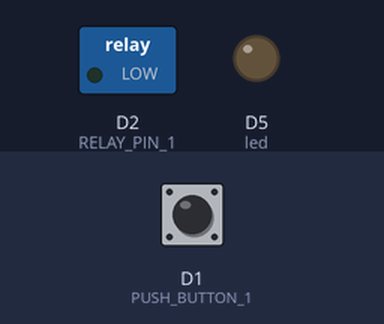
This sketch was run on a simulated ESP8266 (NodeMCU). Shown: switched loads named in the sketch (green lamp = pin HIGH), output pins drawn as LEDs (lit = HIGH). Inputs (shaded band) come from the test bench; at power-on: D1 (PUSH_BUTTON_1) HIGH. WiFi joins after 1.5 s; servers stay silent unless stated.

Above: at 3.0 s.
3.1 s: D1 (PUSH_BUTTON_1) pulled LOW for 1 s
At 3.9 s:
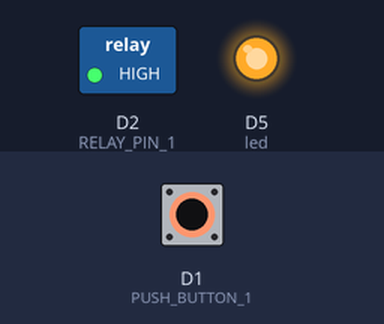
5.6 s: D1 (PUSH_BUTTON_1) pulled LOW for 3.2 s
At 7.0 s:
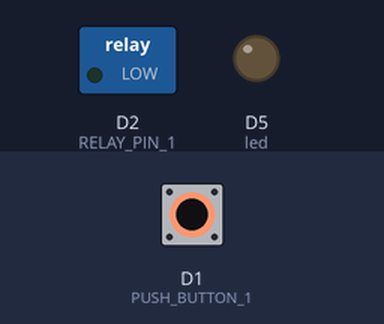
10.3 s: D1 (PUSH_BUTTON_1) pulled LOW for 0.15 s
At 11.7 s:
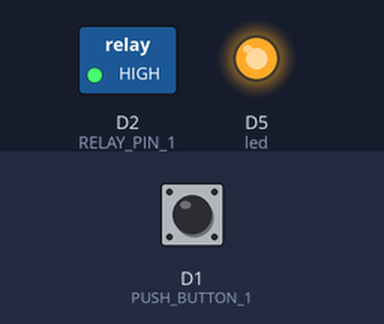
Timing chart, 0 to 13.3 s (numbered marks = the images above; inputs shaded):
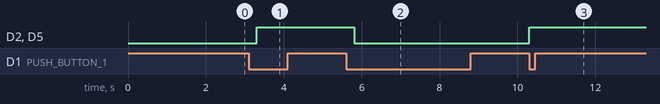

Measured:
- after the input at 3.1 s, D2 (RELAY_PIN_1), D5 (led): LOW → HIGH after 0.20 s
- after the input at 5.6 s, D2 (RELAY_PIN_1), D5 (led): HIGH → LOW after 0.20 s
- after the input at 10.3 s, D2 (RELAY_PIN_1), D5 (led): LOW → HIGH at once

The sketch:

diwali.ino
```cpp
#define BLYNK_PRINT Serial
#include <ESP8266WiFi.h>
#include <BlynkSimpleEsp8266.h>
#include <ESP8266mDNS.h>  // For OTA with ESP8266
#include <WiFiUdp.h>  // For OTA
#include <ArduinoOTA.h>  // For OTA


BlynkTimer timer;

void checkPhysicalButton();

int relay1State = LOW;
int pushButton1State = HIGH;


#define AUTH "zMASbpcK1RuSBP1vw4WCcKc7QdybLSxb"
#define WIFI_SSID "AndroidAP7D0D"                   //Enter Wifi Name
#define WIFI_PASS "qwertyuiop"                   //Enter wifi Password

#define SERVER "blynk-cloud.com "             // Comment-out if use Blynk hosted cloud service
#define PORT 8442

#define RELAY_PIN_1       D2   //D2 Relay
#define PUSH_BUTTON_1     D1   //D1 Button
#define led               D5   //D6 Green LED
#define VPIN_BUTTON_1    V12

#define OTA_HOSTNAME "Home_Automation"


BLYNK_CONNECTED() {

  // Request the latest state from the server

  Blynk.syncVirtual(VPIN_BUTTON_1);

  // Alternatively, you could override server state using:
 // Blynk.virtualWrite(VPIN_BUTTON_1, relay1State);


}

// When App button is pushed - switch the state

BLYNK_WRITE(VPIN_BUTTON_1) {
  relay1State = param.asInt();
  digitalWrite(RELAY_PIN_1, relay1State);
  digitalWrite(led, relay1State);
}


void checkPhysicalButton()
{
  if (digitalRead(PUSH_BUTTON_1) == LOW) {
    // pushButton1State is used to avoid sequential toggles
    if (pushButton1State != LOW) {

      // Toggle Relay state
      relay1State = !relay1State;
      digitalWrite(RELAY_PIN_1, relay1State);
      digitalWrite(led, relay1State);

      // Update Button Widget
      Blynk.virtualWrite(VPIN_BUTTON_1, relay1State);
    }
    pushButton1State = LOW;
  } else {
    pushButton1State = HIGH;
  }
}

void setup()
{

  Serial.begin(115200);
  Blynk.begin(AUTH, WIFI_SSID, WIFI_PASS,"blynk-cloud.com", 8442);
  ArduinoOTA.setHostname(OTA_HOSTNAME);  // For OTA - Use your own device identifying name
  ArduinoOTA.begin();  // For OTA

  pinMode(RELAY_PIN_1, OUTPUT);
  pinMode(led, OUTPUT);
  pinMode(PUSH_BUTTON_1, INPUT_PULLUP);
  digitalWrite(RELAY_PIN_1, relay1State);
  digitalWrite(led, relay1State);


  // Setup a function to be called every 100 ms
  timer.setInterval(500L, checkPhysicalButton);
}

void loop()
{
  Blynk.run();
  ArduinoOTA.handle();  // For OTA
  timer.run();
}
```
